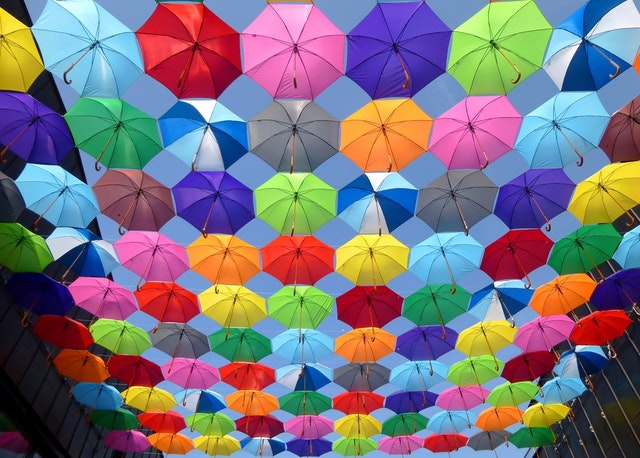
#> input picture OpenCV/workshop_1/resources/pexels_umbrellas.jpg, 640 x 458 px, found by its file name
$ python L09_resizing_image.py
#> lines starting #> are read from the running program, lines starting #| are printed output that depends on the picture
### OpenCV/workshop_1/path_helps.py
"""
Author: Daniel Lopez
"""

import os


# [15 lines left out: function get_path, not called in this run]


def get_path(file_name, additional_dir):
    """
    Obtain all the path linked to the file, relative to workshop.
    This works when you are opening the file with VS Code from the path of
    the git clone, in this case, 'Python_TopicsAndExamples'.

    file_name --> Name of the file you want to access (read/write).
    additional_dir --> Includes the specific directory from the file.

    return file_path --> The complete path from 'Python_TopicsAndExamples'
    """
    file_path = os.getcwd()
    file_path = os.path.join(file_path, "OpenCV")
    file_path = os.path.join(file_path, "workshop_1")
    file_path = os.path.join(file_path, additional_dir)
    file_path = os.path.join(file_path, file_name)
    return file_path


# [17 lines left out: function get_path_dir, not called in this run]

### OpenCV/workshop_1/L09_resizing_image.py
"""
Author: Daniel Lopez
Info from: Murtaza's Work - Robotics and AI
--> https://youtu.be/WQeoO7MI0Bs?list=PLxYZ6JuFZuoZPUEUtcUL0YoAYRvnNLAG5
"""

import cv2
from path_helps import get_path


def main():
    # Obtain path of the image
    my_img = "pexels_umbrellas.jpg"
    folder = "resources"
    file_path = get_path(my_img, folder)

    # Read image with cv2
    image = cv2.imread(file_path)
#> image is the input picture: shape (458, 640, 3); mean B, G, R 125.9, 115.3, 123.7

    # Display info of the image (size)
    print(f"Original image: {image.shape}\n(height, width, channels)")
#| Original image: (458, 640, 3)
#| (height, width, channels)

    # Resize the image, params: (image to resize, (width, heigh))
    resize = cv2.resize(image, (300, 200))
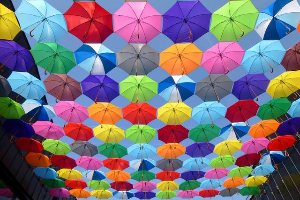
#> resize: shape (200, 300, 3); mean B, G, R 125.8, 115.2, 123.6
    print(f"Resized image: {image.shape}")
#| Resized image: (458, 640, 3)
    # Display image
    cv2.imshow("Image_Example", image)
    cv2.imshow("Image_Resize", resize)

    # Generate a delay
    cv2.waitKey(0)


if __name__ == "__main__":
    main()

$ run again, with OpenCV/workshop_1/resources/pexels-sharing.jpg copied over OpenCV/workshop_1/resources/pexels_umbrellas.jpg
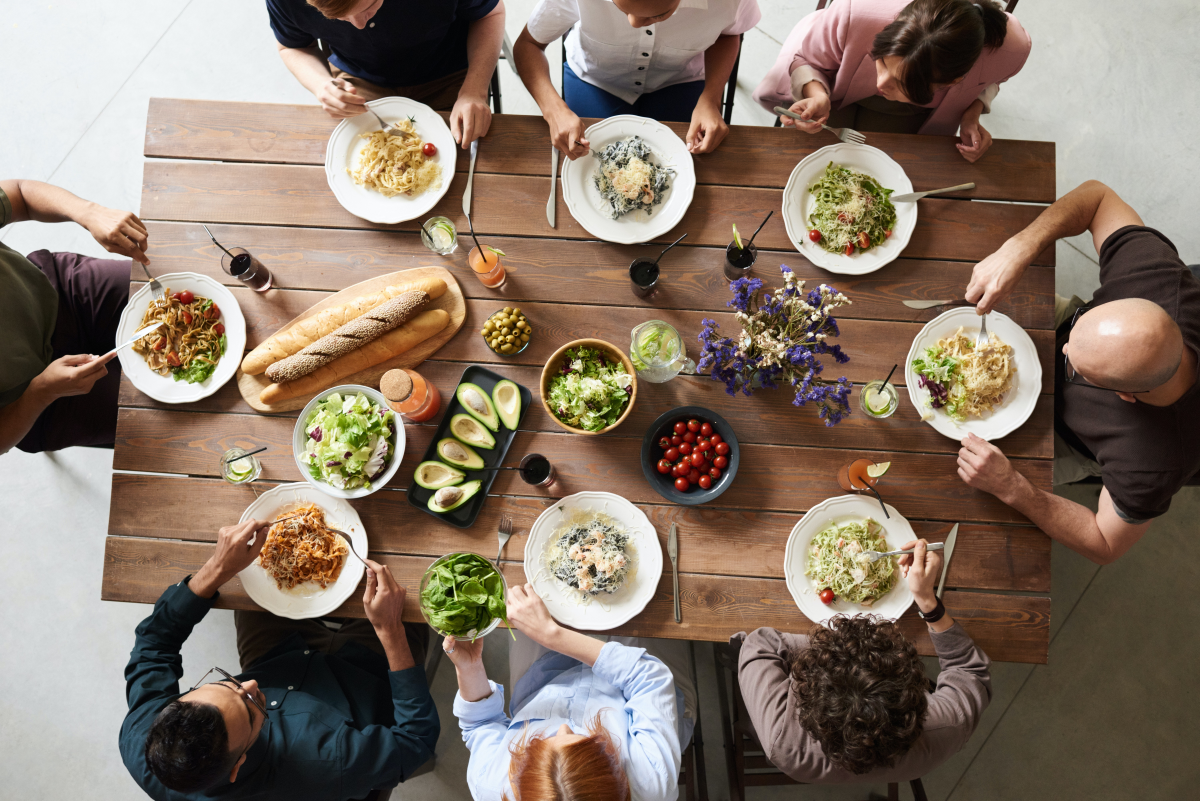
#> input picture OpenCV/workshop_1/resources/pexels-sharing.jpg, 6000 x 4004 px, found by its file name (shown at 1/5 size)
#> in main, image is the input picture: shape (4004, 6000, 3); mean B, G, R 103.1, 117.5, 134
#| Original image: (4004, 6000, 3)
#| (height, width, channels)
#> in main, `resize = cv2.resize(image, (300, 200))`:
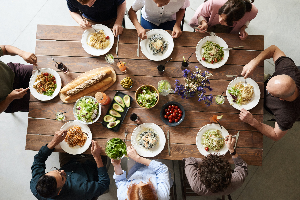
#> resize: shape (200, 300, 3); mean B, G, R 103, 117.4, 133.9
#| Resized image: (4004, 6000, 3)

$ run again, with OpenCV/workshop_1/resources/pexels_man.jpg copied over OpenCV/workshop_1/resources/pexels_umbrellas.jpg
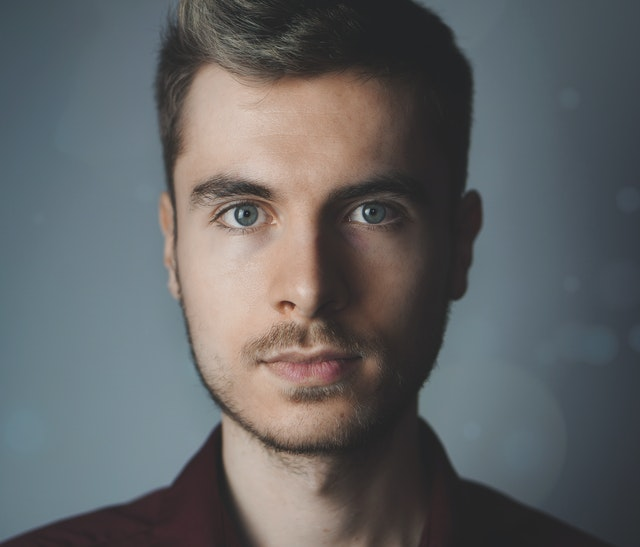
#> input picture OpenCV/workshop_1/resources/pexels_man.jpg, 640 x 547 px, found by its file name
#> in main, image is the input picture: shape (547, 640, 3); mean B, G, R 100.3, 99.1, 97.7
#| Original image: (547, 640, 3)
#| (height, width, channels)
#> in main, `resize = cv2.resize(image, (300, 200))`:
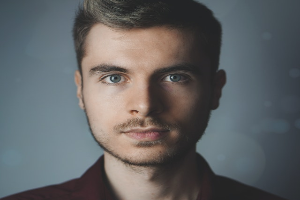
#> resize: shape (200, 300, 3); mean B, G, R 100.3, 99.1, 97.7
#| Resized image: (547, 640, 3)
